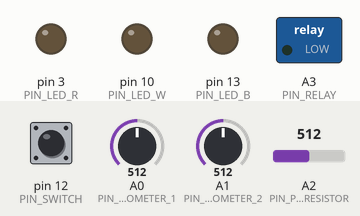
Recording of a sketch running on a simulated Arduino Uno, built with avr-gcc and run on an emulated ATmega328P. Shown: switched loads named in the sketch (green lamp = pin HIGH), output pins drawn as LEDs (lit = HIGH). The test bench sets the inputs (shaded band); at power-on: pin 12 (PIN_SWITCH) HIGH, A0 (PIN_POTENTIOMETER_1) = 512, A1 (PIN_POTENTIOMETER_2) = 512, A2 (PIN_PHOTORESISTOR) = 512. What the sketch prints to the serial monitor is not drawn.

Above: at 1.2 s.
1.3 s: pin 12 (PIN_SWITCH) pulled LOW for 0.15 s
At 2.8 s:
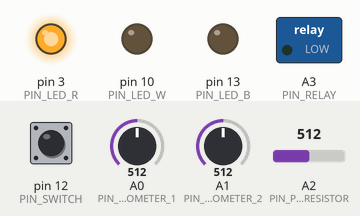
4.3 s: pin 12 (PIN_SWITCH) pulled LOW for 3.2 s
At 4.6 s:
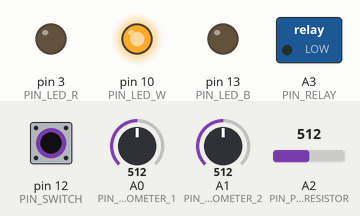
Timing chart, 0 to 15.0 s (numbered marks = the images above; inputs shaded):
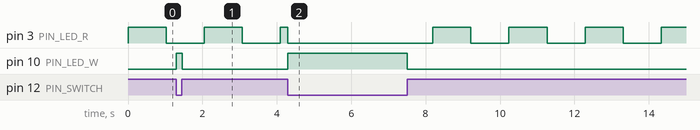

Measured:
- after the input at 1.3 s, pin 10 (PIN_LED_W): LOW → HIGH at once, → LOW 0.15 s later
- after the input at 4.3 s, pin 10 (PIN_LED_W): LOW → HIGH at once, → LOW 3.2 s later
- by itself, pin 3 (PIN_LED_R): repeats every 2.0 s: HIGH 1.0 s, LOW 1.0 s

The sketch:

sketch_jun18a.ino
```cpp
// Выключатель света с таймером и датчиком освещенности
// Версия 2.1
//


// 03

// #define PIN_RELAY 12

// #define PIN_LED_R 9
// #define PIN_LED_B 10
// #define PIN_LED_W 4

// #define PIN_SWITCH 3

// #define PIN_POTENTIOMETER_1 A3
// #define PIN_POTENTIOMETER_2 A1
// #define PIN_PHOTORESISTOR A0


// 04

// #define PIN_RELAY 12

// #define PIN_LED_R 3
// #define PIN_LED_B 11
// #define PIN_LED_W 10

// #define PIN_SWITCH 13

// #define PIN_POTENTIOMETER_1 A0
// #define PIN_POTENTIOMETER_2 A1
// #define PIN_PHOTORESISTOR A2


// 05

#define PIN_RELAY A3

#define PIN_LED_R 3
#define PIN_LED_B 13
#define PIN_LED_W 10

#define PIN_SWITCH 12

#define PIN_POTENTIOMETER_1 A0
#define PIN_POTENTIOMETER_2 A1
#define PIN_PHOTORESISTOR A2


#define MIN 0 // 0
#define MAX 900000 // 15 * 60 * 1000
#define DELAY_SWITCH 60000 // 60 * 1000
#define GAP 5 // 5%


void setup() {

  Serial.begin(115200);
  Serial.println("Hello");

  pinMode(PIN_RELAY, OUTPUT);
  // digitalWrite(PIN_RELAY, HIGH); // Только для обратного реле

  pinMode(PIN_LED_R, OUTPUT);
  pinMode(PIN_LED_B, OUTPUT);
  pinMode(PIN_LED_W, OUTPUT);

  pinMode(PIN_SWITCH, INPUT_PULLUP);

  pinMode(PIN_POTENTIOMETER_1, INPUT);
  pinMode(PIN_POTENTIOMETER_2, INPUT);
  pinMode(PIN_PHOTORESISTOR, INPUT);

}


void loop() {

  Serial.println();

  static bool flag = false; // Relay

  static bool flagLED = false; // LED B
  static bool flagLED2 = false; // LED B
  static uint32_t timer; // LED B

  static bool flagSwitch = false;


  // Основной цикл

  if ( ! digitalRead(PIN_SWITCH) ) {

    if ( flagSwitch ) flag = true;
    flagLED = false;
    timer = millis();

  } else {

    if ( flag ) flagLED = true;

  }

  digitalWrite(PIN_RELAY, ( flag ) ? HIGH : LOW );
  // digitalWrite(PIN_RELAY, ( ! flag ) ? HIGH : LOW );  // Только для обратного реле

  Serial.print(flag);


  // Photoresistor

  int32_t p = map(analogRead(PIN_POTENTIOMETER_1), 0, 1023, 0, 100);
  // int32_t f = map(analogRead(PIN_PHOTORESISTOR), 0, 1023, 100, 0);
  int32_t f = map(analogRead(PIN_PHOTORESISTOR), 0, 1023, 0, 100);
  static int32_t timerSwitch = millis() - DELAY_SWITCH;

  if ( f > p + GAP && millis() - timerSwitch > DELAY_SWITCH  ) {

    timerSwitch = millis();
    flagSwitch = true;

  }

  if ( f <= p - GAP && millis() - timerSwitch > DELAY_SWITCH  ) {

    timerSwitch = millis();
    flagSwitch = false;
    flag = false;

  }

  Serial.print(" : ");
  Serial.print(millis() - timerSwitch);
  Serial.print(" : ");
  Serial.print(p);
  Serial.print(" : ");
  Serial.print(f);
  Serial.print(" : ");
  Serial.print(flagSwitch);


  // LED B

  uint32_t t = map(analogRead(PIN_POTENTIOMETER_2), 0, 1023, MIN, MAX);

  if ( millis() - timer > t ) {

    flag = false;
    flagLED = false;

  }

  if ( flagLED ) flagLED2 = ( ( millis() / (( map(millis() - timer, 0, t, 1, 100) < 75 ) ? 150 : 75) ) % 2 == 0 ) ? true : false;

  digitalWrite(PIN_LED_B, ( ( flagLED && flagLED2 ) ||
                            ( ! digitalRead(PIN_SWITCH) && !flag && f > p + GAP ) ||
                            ( ! digitalRead(PIN_SWITCH) && flag && f <= p - GAP && bitRead( millis(), 10 ) == 0 )
                            ) ? HIGH : LOW );

  Serial.print(" : ");
  Serial.print(t);
  Serial.print(" : ");
  Serial.print(flagLED);


  // LED W

  digitalWrite(PIN_LED_W, ( ! digitalRead(PIN_SWITCH) ) ? HIGH : LOW );


  // LED R

  digitalWrite(PIN_LED_R, ( digitalRead(PIN_SWITCH) && ! flagLED && bitRead( millis(), 10 ) == 0 ) ? HIGH : LOW );
  // digitalWrite(PIN_LED_R, HIGH );

}
```
